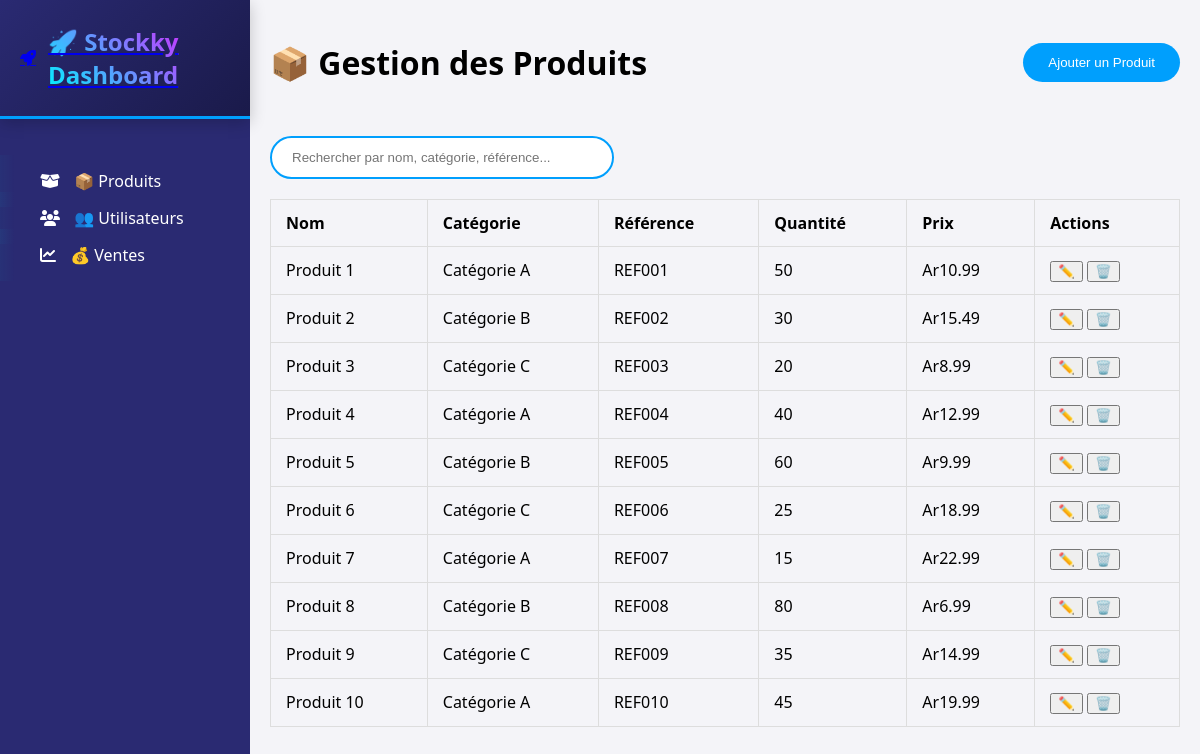
/products.php, run on the app's committed database.
### tables this page shows
CREATE TABLE IF NOT EXISTS Produit (
    id INT PRIMARY KEY AUTO_INCREMENT,
    nom VARCHAR(100) NOT NULL,
    categorie VARCHAR(50) NOT NULL,
    reference VARCHAR(50) NOT NULL,
    prix DECIMAL(10,2) NOT NULL,
    quantite INT NOT NULL DEFAULT 0,
    fournisseur VARCHAR(100),
    created_at DATETIME DEFAULT CURRENT_TIMESTAMP,
    updated_at DATETIME ON UPDATE CURRENT_TIMESTAMP
);

### products.php (the view, shortened to what this page needs)
<?php
require_once 'includes/db.php';
try {
    $stmt = $pdo->query("SELECT * FROM Produit");
    $products = $stmt->fetchAll(PDO::FETCH_ASSOC);
} catch(PDOException $e) {
    die("Erreur de base de données : " . $e->getMessage());
}
?>
<!DOCTYPE html>
<html lang="fr">
<head>
    <link rel="stylesheet" href="/fonts/css/all.css">
    <link rel="stylesheet" href="styles/dashboard.css">
</head>
<body>
    <?php include 'includes/sidebar.php'; ?>
    <div class="main-content">
        <header class="dashboard-header">
            <h1>📦 Gestion des Produits</h1>
            <button class="add-product" id="openModal">Ajouter un Produit</button>
        </header>
        <div class="search-bar">
            <input type="text" id="search" placeholder="Rechercher par nom, catégorie, référence...">
        </div>
        <div class="table-container">
            <table class="animated-table">
                <thead>
                    <tr>
                        <th>Nom</th>
                        <th>Catégorie</th>
                        <th>Référence</th>
                        <th>Quantité</th>
                        <th>Prix</th>
                        <th>Actions</th>
                    </tr>
                </thead>
                <tbody id="productTable">
                    <?php foreach ($products as $product): ?>
                    <tr data-id="<?= $product['id'] ?>">
                        <td>
                            <?= htmlspecialchars($product['nom']) ?>
                        </td>
                        <td><?= htmlspecialchars($product['categorie']) ?></td>
                        <td><?= htmlspecialchars($product['reference']) ?></td>
                        <td><?= $product['quantite'] ?></td>
                        <td>Ar<?= number_format($product['prix'], 2) ?></td>
                        <td>
                            <button class="edit-btn" data-id="<?= $product['id'] ?>">✏️</button>
                            <button class="delete-btn" data-id="<?= $product['id'] ?>">🗑️</button>
                        </td>
                    </tr>
                    <?php endforeach; ?>
                </tbody>
            </table>
        </div>
    </div>
</body>
</html>

### includes/sidebar.php
<div class="sidebar">
    <div class="sidebar-header">
        <a href="index.php" class="dashboard-link">
            <div class="dashboard-title">
                <i class="fas fa-rocket"></i>
                <h2>🚀 Stockky Dashboard</h2>
            </div>
        </a>
    </div>
    <ul class="nav-menu">
        <li class="nav-item">
            <a href="products.php" class="nav-link">
                <i class="fas fa-box-open"></i> 📦 Produits
            </a>
        </li>
        <li class="nav-item">
            <a href="users.php" class="nav-link">
                <i class="fas fa-users"></i> 👥 Utilisateurs
            </a>
        </li>
        <li class="nav-item">
            <a href="sales.php" class="nav-link">
                <i class="fas fa-chart-line"></i> 💰 Ventes
            </a>
        </li>
    </ul>
</div>

### styles/dashboard.css (style rules this page uses)
:root { --primary: #2A2A72; --secondary: #009FFD; --accent: #FF0076; --light: #F4F4F8; }
body { margin: 0; font-family: 'Segoe UI', sans-serif; background: var(--light); }
.sidebar { position: fixed; left: 0; top: 0; height: 100%; width: 250px; background: var(--primary); color: white; transition: 0.3s; z-index: 1000; }
.sidebar-header { padding: 25px 20px; background: linear-gradient(135deg, var(--primary) 0%, #1a1a4a 100%); border-bottom: 3px solid var(--secondary); box-shadow: 0 4px 15px rgba(0, 0, 0, 0.2); }
.dashboard-title { display: flex; align-items: center; gap: 12px; transition: transform 0.3s ease; }
.dashboard-title h2 { margin: 0; font-size: 1.5rem; background: linear-gradient(45deg, #00f3ff, #ff00ff); -webkit-background-clip: text; -webkit-text-fill-color: transparent; }
.nav-menu { list-style: none; padding: 20px 0; }
.nav-item { margin: 15px 0; }
.nav-link { position: relative; overflow: hidden; padding: 15px 25px; margin: 10px 15px; color: white; text-decoration: none; transition: 0.3s; border-radius: 5px; }
.nav-link::before { content: ''; position: absolute; left: -100%; top: 0; width: 100%; height: 100%; background: linear-gradient(90deg, transparent, rgba(0, 243, 255, 0.2), transparent); transition: 0.5s; }
.nav-link i { margin-right: 10px; }
.main-content { margin-left: 250px; transition: 0.3s; padding: 20px; }
.dashboard-header { display: flex; justify-content: space-between; align-items: center; margin-bottom: 30px; }
.search-bar { display: flex; gap: 15px; margin-bottom: 25px; }
.search-bar input { padding: 12px 20px; border: 2px solid var(--secondary); border-radius: 25px; width: 300px; transition: all 0.3s ease; }
.add-product { background: var(--secondary); color: white; padding: 12px 25px; border: none; border-radius: 25px; cursor: pointer; transition: transform 0.3s ease; }
.animated-table { width: 100%; border-collapse: collapse; animation: slideIn 0.5s ease-out; }
.animated-table tr { border-bottom: 1px solid #eee; transition: all 0.3s ease; }

### products.php (style rules this page uses)
.table-container { overflow-x: auto; margin-top: 20px; }
.animated-table { width: 100%; border-collapse: collapse; table-layout: auto; }
.animated-table th, .animated-table td { padding: 12px 15px; text-align: left; border: 1px solid #ddd; word-wrap: break-word; }
.search-bar { display: flex; gap: 15px; margin: 20px 0; }
.search-bar input { padding: 12px 20px; border: 2px solid var(--secondary); border-radius: 25px; width: 300px; transition: all 0.3s ease; }

### data on the page
produit: nom "Produit 1", categorie "Catégorie A", reference "REF001", quantite "50", prix "10.99"
produit: nom "Produit 2", categorie "Catégorie B", reference "REF002", quantite "30", prix "15.49"
produit: nom "Produit 3", categorie "Catégorie C", reference "REF003", quantite "20", prix "8.99"
produit: nom "Produit 4", categorie "Catégorie A", reference "REF004", quantite "40", prix "12.99"
produit: nom "Produit 5", categorie "Catégorie B", reference "REF005", quantite "60", prix "9.99"
produit: nom "Produit 6", categorie "Catégorie C", reference "REF006", quantite "25", prix "18.99"
produit: nom "Produit 7", categorie "Catégorie A", reference "REF007", quantite "15", prix "22.99"
produit: nom "Produit 8", categorie "Catégorie B", reference "REF008", quantite "80", prix "6.99"
produit: nom "Produit 9", categorie "Catégorie C", reference "REF009", quantite "35", prix "14.99"
produit: nom "Produit 10", categorie "Catégorie A", reference "REF010", quantite "45", prix "19.99"
